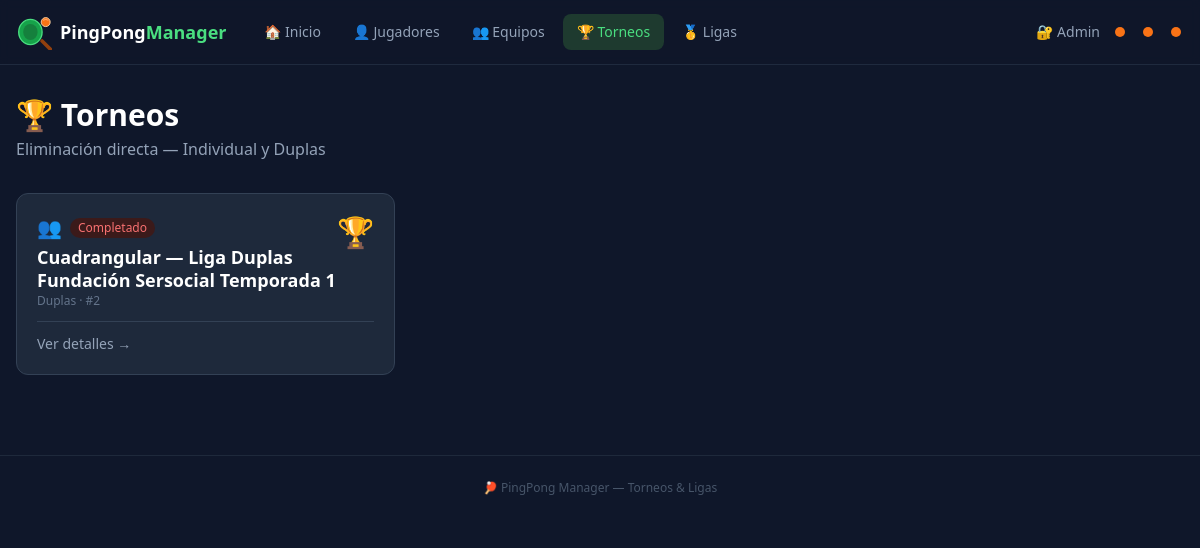
/tournaments, run on the app's committed database.
### models.py (models this page shows)
class Tournament(Base):
    __tablename__ = "tournaments"
    id = Column(Integer, primary_key=True)
    name = Column(String, nullable=False)
    type = Column(String, nullable=False)   # "individual" | "doubles"
    status = Column(String, default="draft")  # "draft" | "active" | "completed"
    created_at = Column(DateTime, default=datetime.utcnow)

### main.py (the view)
@app.get("/tournaments", response_class=HTMLResponse)
def tournaments_list(request: Request, db: Session = Depends(get_db), msg: str = ""):
    tournaments = db.query(models.Tournament).order_by(models.Tournament.created_at.desc()).all()
    return templates.TemplateResponse(
        "tournaments.html", {"request": request, "tournaments": tournaments, "msg": msg}
    )

### templates/tournaments.html (shortened to what this page needs)
{% extends "base.html" %}
{% block content %}
<div class="flex items-center justify-between mb-8">
  <div>
    <h1 class="text-3xl font-black text-white">🏆 Torneos</h1>
    <p class="text-slate-400 mt-1">Eliminación directa — Individual y Duplas</p>
  </div>
</div>
{% if tournaments %}
<div class="grid sm:grid-cols-2 lg:grid-cols-3 gap-4">
  {% for t in tournaments %}
  <a href="/tournaments/{{ t.id }}" class="card p-5 hover:border-yellow-700 transition block group">
    <div class="flex items-start justify-between mb-3">
      <div>
        <div class="flex items-center gap-2 mb-1">
          <span class="text-xl">{{ '👤' if t.type == 'individual' else '👥' }}</span>
          <span class="text-xs px-2 py-0.5 rounded-full font-medium
            {{ 'badge-draft' if t.status == 'draft' else ('badge-active' if t.status == 'active' else 'badge-completed') }}">
            {{ {'draft':'Borrador','active':'En curso','completed':'Completado'}[t.status] }}
          </span>
        </div>
        <h3 class="font-bold text-white text-lg leading-tight">{{ t.name }}</h3>
        <p class="text-xs text-slate-500 mt-0.5">{{ 'Individual' if t.type == 'individual' else 'Duplas' }} · #{{ t.id }}</p>
      </div>
      <span class="text-3xl">{{ '🏆' if t.status == 'completed' else ('⚔️' if t.status == 'active' else '📋') }}</span>
    </div>
    <div class="flex items-center justify-between border-t border-slate-700 pt-3">
      <span class="text-sm text-slate-400 group-hover:text-green-400 transition">Ver detalles →</span>
    </div>
  </a>
  {% endfor %}
</div>
{% endif %}
{% endblock %}

### templates/base.html (style rules this page uses)
body { background: #0f172a; }
.card { background: #1e293b; border: 1px solid #334155; border-radius: 12px; }
.badge-completed { background: #3b1a1a; color: #f87171; }

### data on the page
Tournament: type "👥", status "Completado", name "Cuadrangular — Liga Duplas Fundación Sersocial Temporada 1", type "Duplas", id "2", status "🏆"
